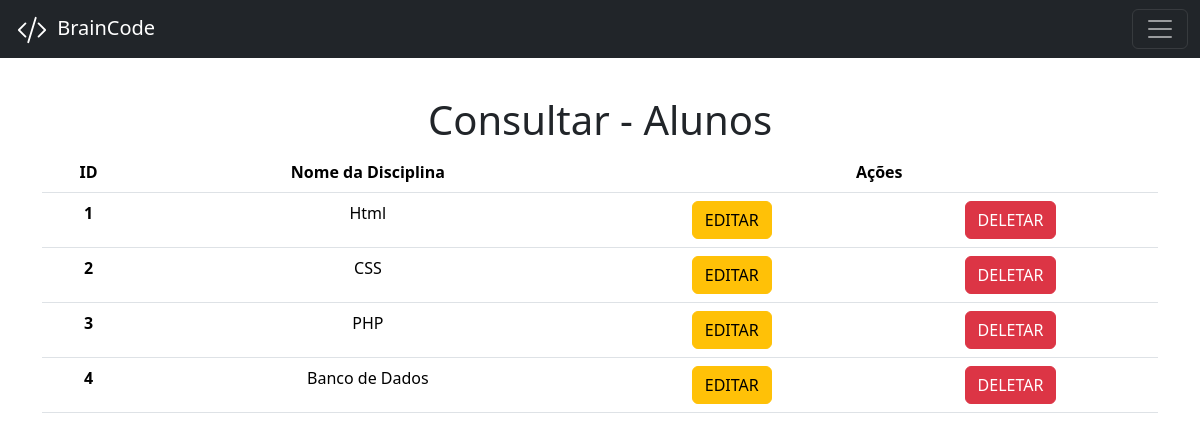
The page /consultar_disciplina.php (signed in) on the database its author committed.
### tables this page shows
CREATE TABLE `pi_2024_braincode_disciplina` (
  `id_disciplina` int(11) NOT NULL,
  `nome_disciplina` varchar(100) NOT NULL
);

### consultar_disciplina.php (the view, shortened to what this page needs)
<?php
    include("adm/conexao.php");
    $sql_consultar_aluno = "SELECT * FROM pi_2024_braincode_disciplina";
    $resultado = $mysqli->query($sql_consultar_aluno);
?>
<!DOCTYPE html>
<html lang="pt-br">
<head>
    <link href="https://cdn.jsdelivr.net/npm/bootstrap@5.3.2/dist/css/bootstrap.min.css" rel="stylesheet">
</head>
<body>
    <?php include("menu.php");  ?>
    <div class="container text-center">
        <br>
        <br>
        <br>
        <br>
        <h1>Consultar - Alunos</h1>
        <div class="table-responsive">
        <table class="table">
            <thead>
                <tr>
                    <th scope="col">ID</th>
                    <th scope="col">Nome da Disciplina</th>
                    <th scope="col" colspan="2">Ações</th>
                </tr>
            </thead>
            <tbody>
                <?php
                    while ($linha = $resultado->fetch_assoc()) {
                ?>
                    <tr>
                        <th scope="row"><?php echo $linha['id_disciplina']; ?></th>
                        <td><?php echo $linha['nome_disciplina']; ?></td>
                        <td>
                            <a class="btn btn-warning" href="#">EDITAR</a>
                        </td>
                        <td>
                            <a class="btn btn-danger" href="#">DELETAR</a>
                        </td>
                    </tr>
                <?php
                    }
                ?>
            </tbody>
        </table>
        </div>
    </div>
</body>
</html>

### rows shown on the page
pi_2024_braincode_disciplina: id_disciplina "1", nome_disciplina "Html"
pi_2024_braincode_disciplina: id_disciplina "2", nome_disciplina "CSS"
pi_2024_braincode_disciplina: id_disciplina "3", nome_disciplina "PHP"
pi_2024_braincode_disciplina: id_disciplina "4", nome_disciplina "Banco de Dados"
